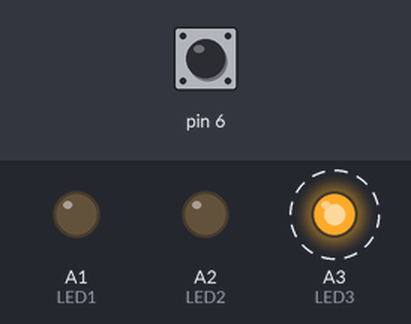
The sketch below on a simulated Arduino Uno, built with avr-gcc and run on an emulated ATmega328P. On the bench: output pins drawn as LEDs (lit = HIGH). Dashed ring = blinking. Inputs (shaded band) come from the test bench; at power-on: pin 6 LOW. What the sketch prints to the serial monitor is not drawn.

Above: at 0.15 s.
At 1.25 s:
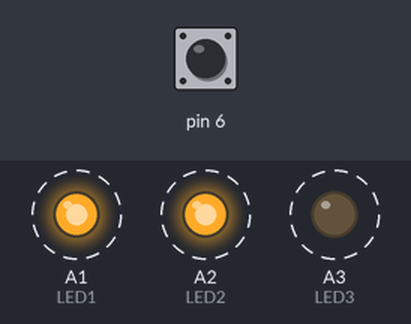
1.3 s: pin 6 driven HIGH
4.3 s: pin 6 pulsed LOW 2 times (0.12 s each, 0.3 s apart)
Timing chart, 0 to 13.3 s (numbered marks = the images above; inputs shaded):
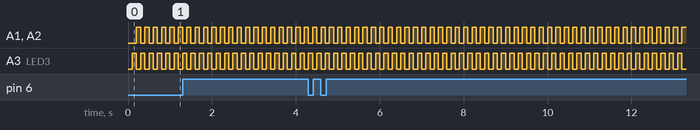

Measured:
- by itself, A1 (LED1), A2 (LED2), A3 (LED3): alternates HIGH for 0.10 s and LOW for 0.10 s

The sketch:

5.DoubleClick.ino
```cpp
const int LED1 = A1;
const int LED2 = A2;
const int LED3 = A3;

static unsigned long swNowTime = 0;
static unsigned long swClickTime = 0;
static unsigned char oldSw1 = 0;
static unsigned char newSw1 = 0;
static unsigned int clickCnt = 0;


void setup(){
    pinMode(LED1,OUTPUT);
    pinMode(LED2,OUTPUT);
    pinMode(LED3,OUTPUT);
    pinMode(6,INPUT);
    Serial.begin(9600);
}

void loop(){
    ledblink();
    swclickconfig();
    swClickEvent();
    swNomalClick();
    swDoubleClick();
    swLongClick();
}

void ledblink(){
    static unsigned long led3prev_time = 0;
    static unsigned long led3curr_time = 0;
    static unsigned long led3State = 0;
    int led3duration = 100;
    led3curr_time = millis();
    if(led3curr_time-led3prev_time>=led3duration)
    {
        led3prev_time = led3curr_time;
        if(led3State==LOW)
        {
            led3State=HIGH;
        }
        else
        {
            led3State=LOW;
        }
        digitalWrite(LED1,!led3State);
        digitalWrite(LED2,!led3State);
        digitalWrite(LED3,led3State);
    }
}

void swclickconfig(){
    newSw1 = digitalRead(6);
    swNowTime = millis();
}

void swClickEvent(){
    if(swNowTime - swClickTime >= 10)
    {
        if(oldSw1 != newSw1)
        {
            oldSw1 = newSw1;
            if(newSw1 == 1)
            {
                clickCnt++; //클릭이벤트 발생
                if(clickCnt==1)
                {
                    swClickTime=swNowTime;
                }
            }
        }
    }
}

void swNomalClick(){
    if(newSw1==0)
    {
        if(clickCnt==1)
        {
            if(swNowTime - swClickTime >= 400)
            {
                Serial.println("Click");
                clickCnt=0;
                swClickTime=swNowTime;
            }
        }
    }
}

void swDoubleClick(){
    if(clickCnt==2)
    {
        if(swNowTime - swClickTime <= 400)
        {
            Serial.println("Double Click");
            clickCnt=0;
            swClickTime=swNowTime;
        }
    }
}
void swLongClick(){
    if(newSw1==1)
    {
        if(clickCnt==1)
        {
            if(swNowTime - swClickTime >= 600)
            {
                Serial.println("Long Click");
                clickCnt=0;
                swClickTime=swNowTime;
            }
        }
    }
}
```
